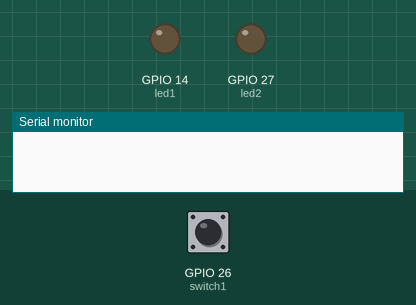
A sketch run on a simulated ESP32. Parts: output pins drawn as LEDs (lit = HIGH), the last lines printed to the serial monitor. Dashed ring = blinking. The inputs (shaded band) are chosen by the test bench; at power-on: GPIO 26 (switch1) LOW.

Above: at 1.2 s.
1.3 s: GPIO 26 (switch1) pulled HIGH for 3.2 s
At 2.1 s:
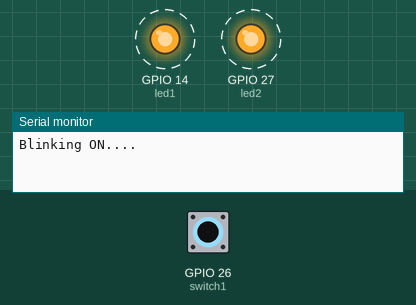
Timing chart, 0 to 6.0 s (numbered marks = the images above; inputs shaded):
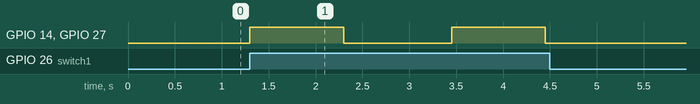

The sketch:

BLink_ToggleESP32.ino
```cpp
int led1=14,led2=27;
int switch1=26,oss=LOW,nss,state=0;
void setup() {
  Serial.begin(115200);
 pinMode(led1,OUTPUT);
 pinMode(led2,OUTPUT);
 pinMode(switch1,INPUT_PULLDOWN);
}
 void loop() {
  nss=digitalRead(switch1);
 if(nss!=oss){
  if(state==0){
    digitalWrite(led1,HIGH);
    digitalWrite(led2,HIGH);
    Serial.print("Blinking ON....");
    delay(1000);
    digitalWrite(led1,LOW);
    digitalWrite(led2,LOW);
    Serial.println("OFF");
    delay(1000);

  }
   else if(state==1){
    digitalWrite(led1,HIGH);
    digitalWrite(led2,LOW);
    Serial.print("Alternating ON/OFF....");
    delay(1000);
    digitalWrite(led1,LOW);
    digitalWrite(led2,HIGH);
    Serial.println("OFF/ON");
    delay(1000);
    state=2;
 }
 else if(state==2){
    digitalWrite(led1,LOW);
    digitalWrite(led2,LOW);
    state=0;
    }
delay(150);}
nss=oss;
}
```

Measured:
- after the input at 1.3 s, GPIO 14 (led1), GPIO 27 (led2): alternates HIGH for 1.0 s and LOW for 1.2 s, 4 changes in all, then stays LOW, starting at once
